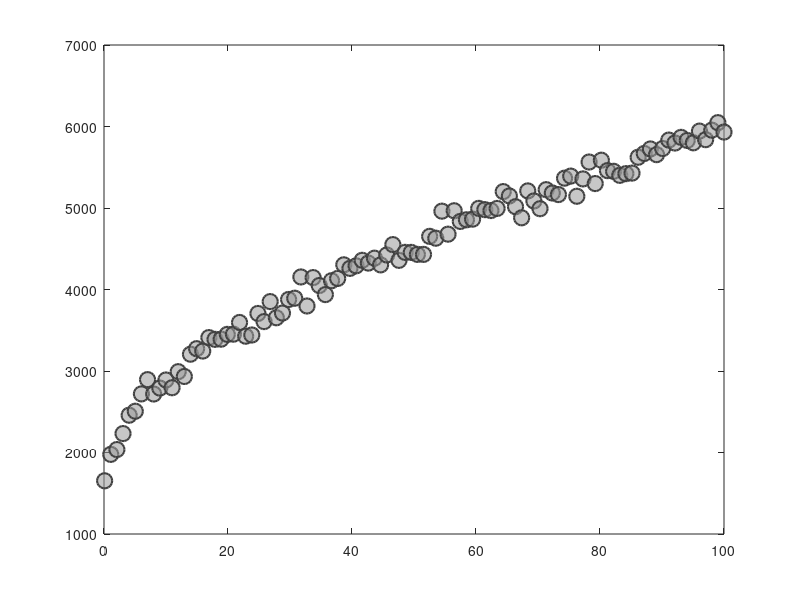

The MATLAB source for this figure: (Note: this script raises an error after producing the figure.)
%% Clear workspace
clear all;
clc;

%% === 1. Constant settings: Vibrant Soft Palette ===

% --- 1. Font settings (large Times New Roman) ---
FONT_NAME= 'Times New Roman';
FONT_SIZE= 24;
FONT_SIZE_INSET = 18;

% --- 2. Data point settings (soft marker style) ---
MARKER_SIZE= 120;
MARKER_ALPHA = 0.55;
COL_EXP_FACE= [0.60 0.60 0.60]; % Fill: neutral gray
COL_EXP_EDGE = [0.25 0.25 0.25]; % Edge: dark charcoal gray
LINE_WIDTH_EXP = 1.2;

% --- 3. Line colors (vivid but soft candy palette) ---
COL_IFDM= [0.95 0.35 0.40];% Soft Strawberry (IFDM) - solid line
COL_VFDM= [0.20 0.75 0.70];% Bright Teal (VFDM) - dashed line
COL_FDM = [0.55 0.75 0.25];% Fresh Lime (FDM alpha <= 1) - dash-dot line
COL_FDM2= [0.85 0.60 0.15];% Warm Gold (FDM alpha > 1) - dotted line
COL_SKM = [1.00 0.55 0.20];% Golden Ochre (SKM) - dotted line

% --- 4. Line widths (thicker lines for the soft colors) ---
LINE_WIDTH_MAIN = 3.5;
LINE_WIDTH_SUB = 2.5;

%% Import data
try
    % Try to read data (make sure the Excel/CSV file exists).
    r_raw = xlsread('20RS100.csv','A2:A104');
    ss_raw = xlsread('20RS100.csv','B2:B104');
    
    % Ensure that r and ss are numeric column vectors.
    r = double(r_raw(:)); % Force conversion to numeric arrays for better stability.
    ss = double(ss_raw(:));
    
    % Check for NaN values.
    if any(isnan(r)) || any(isnan(ss))
        warning('The data contain NaN values. Please check the Excel/CSV file for text or blank cells.');
        r = r(~isnan(r));
        ss = ss(~isnan(ss));
    end

catch
    disp('!! WARNING: Unable to read the data file. Random simulated data will be used instead. !!');
    % Use simulated data so the code can still run.
    r = linspace(0.1, 100, 102)';
    ss = 1000 + 500 * exp(-0.05 * r) + 500 * (r.^0.5) + 100 * randn(size(r));
end

%% Build time vector
t_data_min = min(r(r>0)); 
t = linspace(0, 100, 1000);

%% Figure window settings
figure('Color','w','Position',[100, 100, 900, 750]);
hold on;
box on;

% ---------- 1. Plot large textured experimental data points ----------
h0 = scatter(r, ss, MARKER_SIZE, ...
'MarkerEdgeColor', COL_EXP_EDGE, ...
'MarkerFaceColor', COL_EXP_FACE, ...
'LineWidth', 1.5, 'MarkerFaceAlpha', MARKER_ALPHA);

h_main = gca; % Get the main axes handle

%% -------------------- Model fitting and plotting --------------------

% --- 1. IFDM (nonlinear variable-order fractional derivative model) ---
c0 = [0.1, 1000, 1, 0.2, 0.1, 0.1, 0.1];
lb_ifdm = [0 0 0 0 0 0 0];
ub_ifdm = [Inf Inf Inf 1 2 Inf Inf];
% Ensure that input data r and ss are double during fitting.
c = lsqcurvefit(@cfun, c0, double(r), double(ss), lb_ifdm, ub_ifdm); 
alpha_nonlin_t = c(4) + (c(5)-c(4))./(1 + exp(-c(6).*(t - c(7))));
z_nonlin= c(1) + (c(2).*c(3).^alpha_nonlin_t .* 0.2 .* t.^(1-alpha_nonlin_t) ./ gamma(2-alpha_nonlin_t));
alpha_nonlin_r = c(4) + (c(5) - c(4)) ./ (1 + exp(-c(6) .* (r - c(7))));
z1=c(1)+(c(2).*c(3).^(alpha_nonlin_r).*0.2.*r.^(1-alpha_nonlin_r)./(gamma(2-alpha_nonlin_r)));
X2=z1;
Y2=ss;
A1=(sum((X2-mean(Y2)).^2))./(sum((Y2-mean(Y2)).^2));
h1 = plot(t, z_nonlin, '-', 'Color', COL_IFDM, 'LineWidth', LINE_WIDTH_MAIN);

% --- 2. VFDM (linear variable-order fractional derivative model) ---
a0 = [0.1, 5000, 0.01, 0.2, 0.1];
lb_vfdm = [0 0 0 0 0];
ub_vfdm = [Inf Inf Inf 0.01 1.5];
a = lsqcurvefit(@afun, a0, double(r), double(ss), lb_vfdm, ub_vfdm);
alpha_linear_t = a(4).*t + a(5);
z_linear= a(1) + (a(2).*a(3).^alpha_linear_t .* 0.2 .* t.^(1-alpha_linear_t) ./ gamma(2-alpha_linear_t));
h2 = plot(t, z_linear, '--', 'Color', COL_VFDM, 'LineWidth', LINE_WIDTH_MAIN);

% --- 3. FDM (fixed order, order constraint $\alpha \in [0, 1]$) ---
b0 = [0.1,1000,0.001, 0.1];
lb_fdm_0_1 = [0 0 0 0];
ub_fdm_0_1 = [Inf Inf Inf 2];
b = lsqcurvefit(@bfun, b0, double(r), double(ss), lb_fdm_0_1, ub_fdm_0_1);
alpha_fixed_0_1 = b(4);
z_fixed_0_1 = b(1) + (b(2).*b(3).^alpha_fixed_0_1 .* 0.2 .* t.^(1-alpha_fixed_0_1) ./ gamma(2-alpha_fixed_0_1));
h3 = plot(t, z_fixed_0_1, '-.', 'Color', COL_FDM, 'LineWidth', LINE_WIDTH_MAIN);

% --- 4. FDM (fixed order, order constraint $\alpha \in [1, 2]$) ---

% --- 5. SKM (structural kinetic model) ---
d0 = [0.1, 0.01,6000, 0.2, 1];
d = lsqcurvefit(@dfun, d0, double(r), double(ss), [], [Inf Inf Inf Inf Inf]);
z_skm = ((d(2)./(d(1).*0.2) + d(2)) + (1 - (d(2)./(d(1).*0.2) + d(2))).*exp(-(d(1).*0.2 + d(2)).*t)) .* (d(3) + d(4).*0.2.^d(5));
h5 = plot(t, z_skm, ':', 'Color', COL_SKM, 'LineWidth', LINE_WIDTH_MAIN);


%% -------------------- Main figure styling --------------------
axes(h_main);

% Axis labels (Times New Roman + LaTeX)
xlabel('$$t \ \rm{(s)}$$', 'Interpreter','latex', 'FontSize', FONT_SIZE+4, 'FontName', FONT_NAME);
ylabel('$$\tau \ \rm{(Pa)}$$', 'Interpreter','latex', 'FontSize', FONT_SIZE+4, 'FontName', FONT_NAME);
xlim([0 100]);
ylim([0 5200]);
set(h_main, ...
'FontName', FONT_NAME, ...
'FontSize', FONT_SIZE, ...
'LineWidth', 2.0, ...
'TickDir','in', ...
'TickLength',[0.015 0.015], ...
'XMinorTick','on', ...
'YMinorTick','on', ...
'Box','on');

% Legend
h_all = [h0 h1 h2 h3 h5];
legend_text = {'Test data', 'IFDM', 'VFDM', 'FDM', 'SKM'}; 
[lgd, icons] = legend(h_all, legend_text, ...
'Location','northwest', ...
'Interpreter','latex', ... 
'FontSize', FONT_SIZE-2, ...
'FontName', FONT_NAME, ...
'Box','off');

% Adjust data point size in the legend to fix undersized scatter markers.
lgd.ItemTokenSize = [30, 18];
h_icon_patch = findobj(icons, 'Type', 'patch');
set(h_icon_patch, 'MarkerSize', 14);
set(h_icon_patch, 'LineWidth', 1.5);

% Panel label (a)
text(0.02, 0.95, '\bf{a}', 'Units','normalized', ...
'FontName', FONT_NAME, 'FontSize', FONT_SIZE+6);

%% -------------------- Inset: order trend alpha(t) --------------------
ax_inset = axes('Position',[0.52 0.45 0.40 0.40]);
box on; hold on;

% Plot inset curves
p1 = plot(t, alpha_nonlin_t, '-', 'Color', COL_IFDM, 'LineWidth', LINE_WIDTH_SUB);
p2 = plot(t, alpha_linear_t, '--', 'Color', COL_VFDM, 'LineWidth', LINE_WIDTH_SUB);
p3 = plot(t, alpha_fixed_0_1 * ones(size(t)), '-.', 'Color', COL_FDM, 'LineWidth', LINE_WIDTH_SUB);


% --- Build alpha_all using a stable step-by-step assignment method ---
N = length(t);
alpha_all_size = 4 * N; 
alpha_all = zeros(alpha_all_size, 1); 

alpha_all(1:N) = alpha_nonlin_t(:);
alpha_all((N+1):(2*N)) = alpha_linear_t(:);
alpha_all((2*N+1):(3*N)) = alpha_fixed_0_1 * ones(N, 1);
% --- End alpha_all construction ---

% Precompute the Y-axis range and margin for text positioning.
y_margin = 0.1 * (max(alpha_all) - min(alpha_all) + eps);

% Automatically adjust the Y-axis range and fix the X-axis so guide lines reach the edges correctly.
ylim([min(alpha_all) - y_margin, max(alpha_all) + y_margin]);
xlim([0 100]);

% Get inset axes edge values.
x_min_inset = min(xlim(ax_inset));
y_min_inset = min(ylim(ax_inset));


%% === Annotate key times of the IFDM model ===

% --- 1. Inflection/center time t_c (50% transition) ---
t_c = c(7);
alpha_at_tc = c(4) + (c(5)-c(4))./(1 + exp(-c(6).*(t_c - c(7))));

% 1.1. Plot the inflection marker (pentagram, slightly larger MarkerSize).
plot(t_c, alpha_at_tc, 'p', 'MarkerSize', 14, 'MarkerFaceColor', COL_IFDM, 'MarkerEdgeColor', 'k', 'LineWidth', 1.5);

% 1.2. Plot the vertical guide line to the X-axis.
plot([t_c t_c], [y_min_inset alpha_at_tc], '--', 'Color', [0.3 0.3 0.3], 'LineWidth', 1.5);

% 1.3. Plot the horizontal guide line to the Y-axis.
plot([x_min_inset t_c], [alpha_at_tc alpha_at_tc], '--', 'Color', [0.3 0.3 0.3], 'LineWidth', 1.5);

% 1.4. Annotate center time $t_c$ with raised text to avoid overlap with t_stab.
text(t_c, y_min_inset + y_margin/1.2, ['$$t_c = ' num2str(t_c, '%.1f') '$$ s'], ...
    'Interpreter', 'latex', 'FontSize', FONT_SIZE_INSET-4, 'FontName', FONT_NAME, ...
    'HorizontalAlignment', 'center', 'VerticalAlignment', 'bottom');

% 1.5. Annotate center order $\alpha(t_c)$ near the Y-axis.
text(x_min_inset + (max(xlim(ax_inset))-x_min_inset)*0.05, alpha_at_tc, ['$$\alpha(t_c) = ' num2str(alpha_at_tc, '%.3f') '$$'], ...
    'Interpreter', 'latex', 'FontSize', FONT_SIZE_INSET-6, 'FontName', FONT_NAME, ...
    'HorizontalAlignment', 'left', 'VerticalAlignment', 'middle');


% --- 2. Stabilization time t_stab (99% convergence) ---
P_stab = 0.99; % 99% convergence toward stability
if c(6) ~= 0
    R_frac = P_stab; 
    % Calculate stabilization time t_stab at 99% of the range between c4 and c5.
    t_stab = c(7) - (1/c(6)) * log((1 - R_frac) / R_frac);
    
    % Alpha value at the stabilization time for plotting.
    alpha_stab = c(4) + (c(5)-c(4))./(1 + exp(-c(6).*(t_stab - c(7))));
else
    t_stab = t(end);
    alpha_stab = c(5);
end

% If t_stab exceeds the plotting range, draw only up to t = 105 s.
if t_stab > 105
    t_stab_plot = 105; % Draw to the boundary
    alpha_stab_plot = c(4) + (c(5)-c(4))./(1 + exp(-c(6).*(t_stab_plot - c(7))));
    t_stab_text = ['$$t_{stab} > ' num2str(105, '%.1f') '$$ s']; % Text shows t > 105
else
    t_stab_plot = t_stab;
    alpha_stab_plot = alpha_stab;
    t_stab_text = ['$$t_{stab} = ' num2str(t_stab, '%.1f') '$$ s'];
end

% 2.1. Plot the stabilization marker as a filled circle.
plot(t_stab_plot, alpha_stab_plot, 'o', 'MarkerSize', 10, 'MarkerFaceColor', COL_IFDM, 'MarkerEdgeColor', 'k');

% 2.2. Plot the vertical guide line to the X-axis.
plot([t_stab_plot t_stab_plot], [y_min_inset alpha_stab_plot], ':', 'Color', [0.6 0.6 0.6], 'LineWidth', 1.0);

% 2.3. Plot the horizontal guide line to the Y-axis.
plot([x_min_inset t_stab_plot], [alpha_stab_plot alpha_stab_plot], ':', 'Color', [0.6 0.6 0.6], 'LineWidth', 1.0);

% 2.4. Annotate stabilization time $t_{stab}$ with text near the X-axis.
text(t_stab_plot, y_min_inset + y_margin/8, t_stab_text, ...
    'Interpreter', 'latex', 'FontSize', FONT_SIZE_INSET-6, 'FontName', FONT_NAME, ...
    'HorizontalAlignment', 'center', 'VerticalAlignment', 'bottom');

% 2.5. Annotate stabilization order $\alpha_{stab}$ near the Y-axis.
text(x_min_inset + (max(xlim(ax_inset))-x_min_inset)*0.05, alpha_stab_plot, ['$$\alpha_{stab} \approx ' num2str(alpha_stab, '%.3f') '$$'], ...
    'Interpreter', 'latex', 'FontSize', FONT_SIZE_INSET-8, 'FontName', FONT_NAME, ...
    'HorizontalAlignment', 'left', 'VerticalAlignment', 'middle');


%% --- Inset styling ---
set(ax_inset, ...
'FontName', FONT_NAME, ...
'FontSize', FONT_SIZE_INSET, ...
'LineWidth', 1.5, ...
'TickDir','in', ...
'XMinorTick','on', ...
'YMinorTick','on', ...
'Color', 'none');

xlabel('$$t \ \rm{(s)}$$', 'Interpreter','latex','FontName', FONT_NAME, 'FontSize', FONT_SIZE_INSET);
ylabel('$$\alpha(t)$$', 'Interpreter','latex','FontName', FONT_NAME, 'FontSize', FONT_SIZE_INSET);

% Inset legend
legend([p1 p2 p3], {'IFDM','VFDM','FDM'}, ...
'Location','southwest', ...
'Interpreter','latex', ...
'FontSize', FONT_SIZE_INSET-4, ...
'FontName', FONT_NAME, ...
'Box','off');

%% -------------------- Fitting function definitions (unchanged) --------------------
function c_out = cfun(c, t)
alpha = c(4) + (c(5)-c(4))./(1 + exp(-c(6).*(t - c(7))));
c_out = c(1) + (c(2).*c(3).^alpha .* 0.2 .* t.^(1-alpha) ./ gamma(2-alpha));
end

function b_out = bfun(b, t)
alpha_1 = b(4);
b_out= b(1) + (b(2).*b(3).^alpha_1 .* 0.2 .* t.^(1-alpha_1) ./ gamma(2-alpha_1));
end
function a_out = afun(a, t)
alpha_2 = a(4).*t + a(5);
a_out= a(1) + (a(2).*a(3).^alpha_2 .* 0.2 .* t.^(1-alpha_2) ./ gamma(2-alpha_2));
end

function d_out = dfun(d, t)
d_out = ((d(2)./(d(1).*0.2) + d(2)) + ...
(1 - (d(2)./(d(1).*0.2) + d(2))).*exp(-(d(1).*0.2 + d(2)).*t)) .* ...
(d(3) + d(4).*0.2.^d(5));
end
